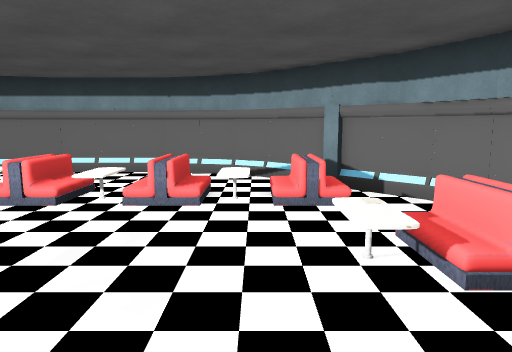
[1] (above)

14 first-person views from a walk through a scene from a Unity 3-D project. The camera is 1.5 m above the floor, tilts 8° down and sees 70° across. The floor is counted in squares, 1 m on a side. Each view is taken from the middle of a square. On the plan, view 1 faces up. The plan holds only what a view shows up to about 16 squares ahead; the rest is blank. The player character is not drawn. Some animated figures are left out. Some surface patterns are stand-ins.

[2]
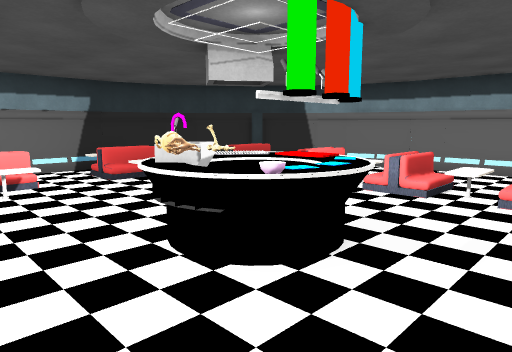

[3]
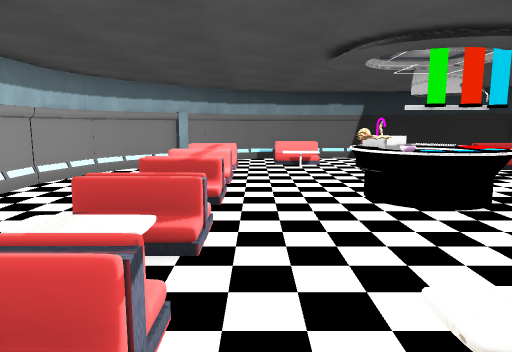

[4]
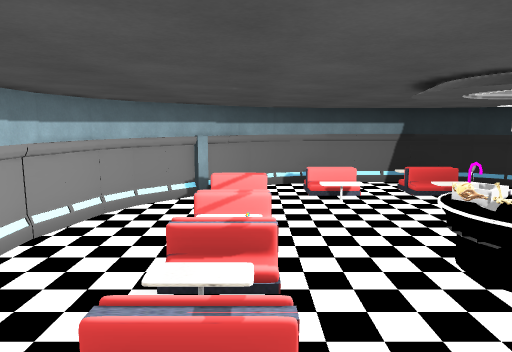

[5]
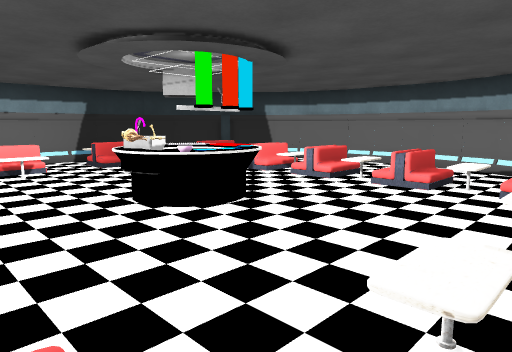

[6]
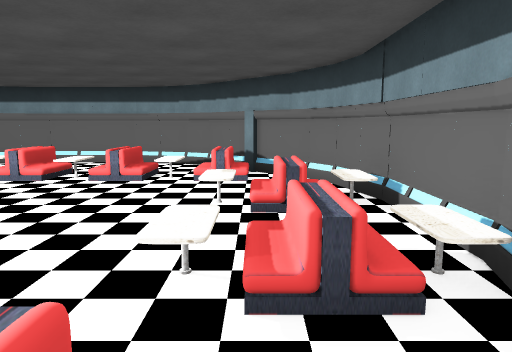

[7]
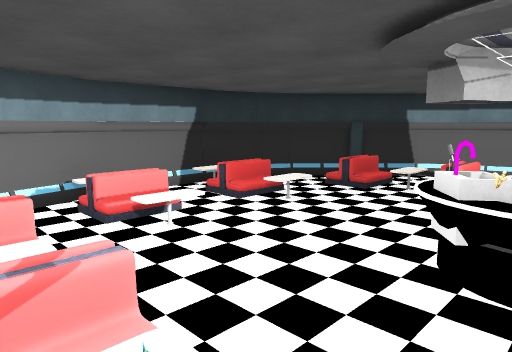

[8]
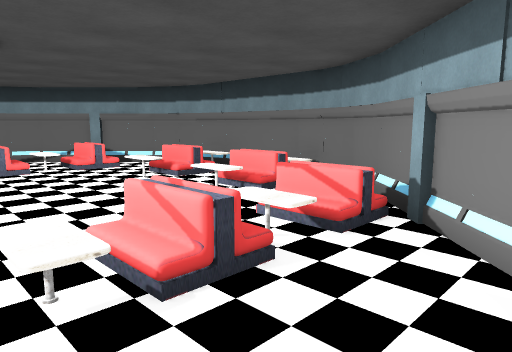

[9]
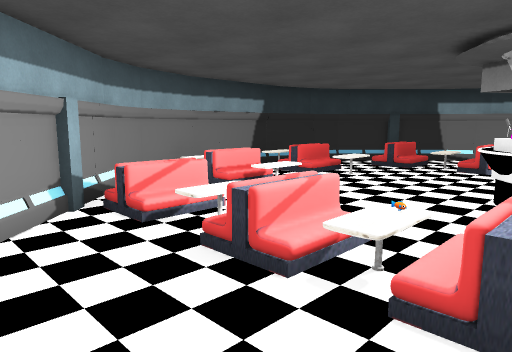

[10]
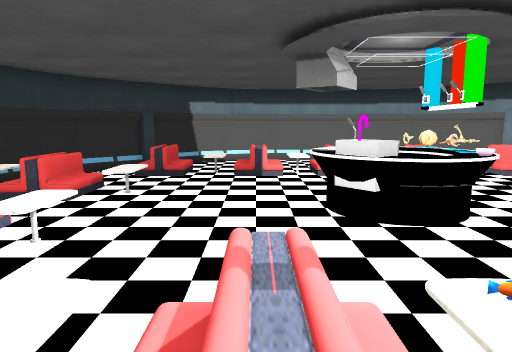

[11]
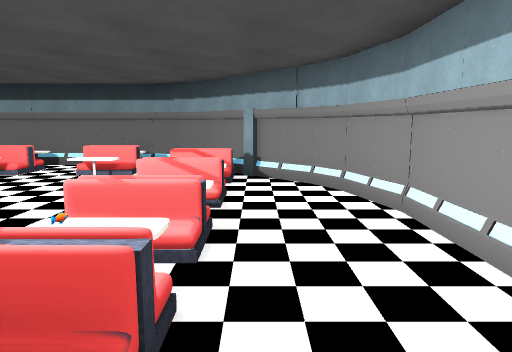

[12]
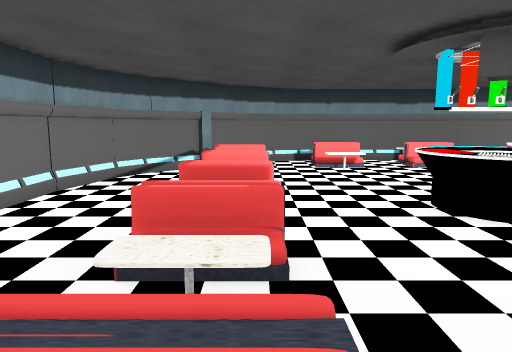

[13]
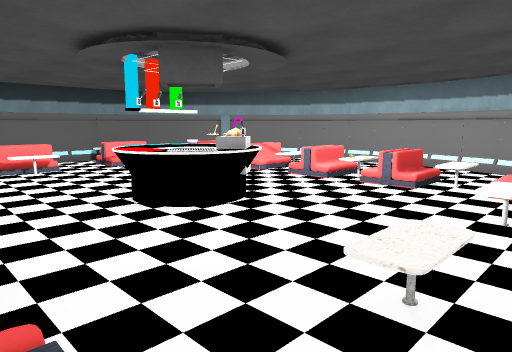

[14]
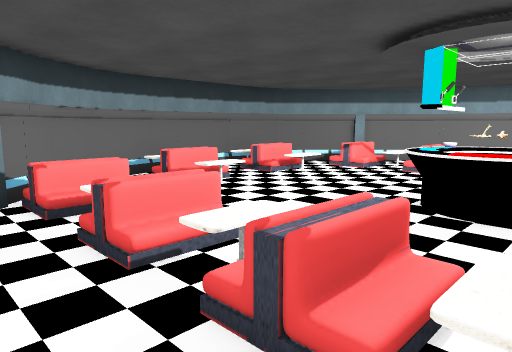

### Floor plan
Key: @ floor where view 1 was taken; # wall or solid block; . floor; / step, stairs or slope; = window, fence, low wall or low ledge; O other object.
Columns run from 14 left of view 1 to 5 right of it. Each row starts with its distance up from view 1.
 12        ######
 11     ####....####
 10     #..........##
  9   ##............##
  8  ##.O.OOOOOOOOOO.##
  7  #..O.OOOOOOOOOO..#
  6  # ...............#
  5 ## .O..........O.O##
  4 #O OO....OO....OO O#
  3 #O..O...OOOO...O..O#
  2 #.......OOOO.......#
  1 #O OO....OO....OO#O#
  0 #OO O.........@OOOO#
 -1 ##................##
 -2  #  =.OOOO/OOOO//.#
 -3   #.=.OO.//OOOO//##
 -4   ##............##
 -5    ##..........##
 -6     ####....####
 -7        ######

Positions as (right, up) in squares from view 1, and headings:
1: (0, 0), facing up
2: (-1, -1), facing up-left
3: (3, -1), facing left
4: (1, -2), facing left
5: (2, -2), facing up-left
6: (2, -3), facing up
7: (-4, -3), facing up-left
8: (-4, -6), facing up-right
9: (-4, -6), facing up-left
10: (-7, -4), facing up
11: (-9, -4), facing right
12: (-11, 7), facing right
13: (-11, 7), facing down-right
14: (-6, 10), facing down-right
